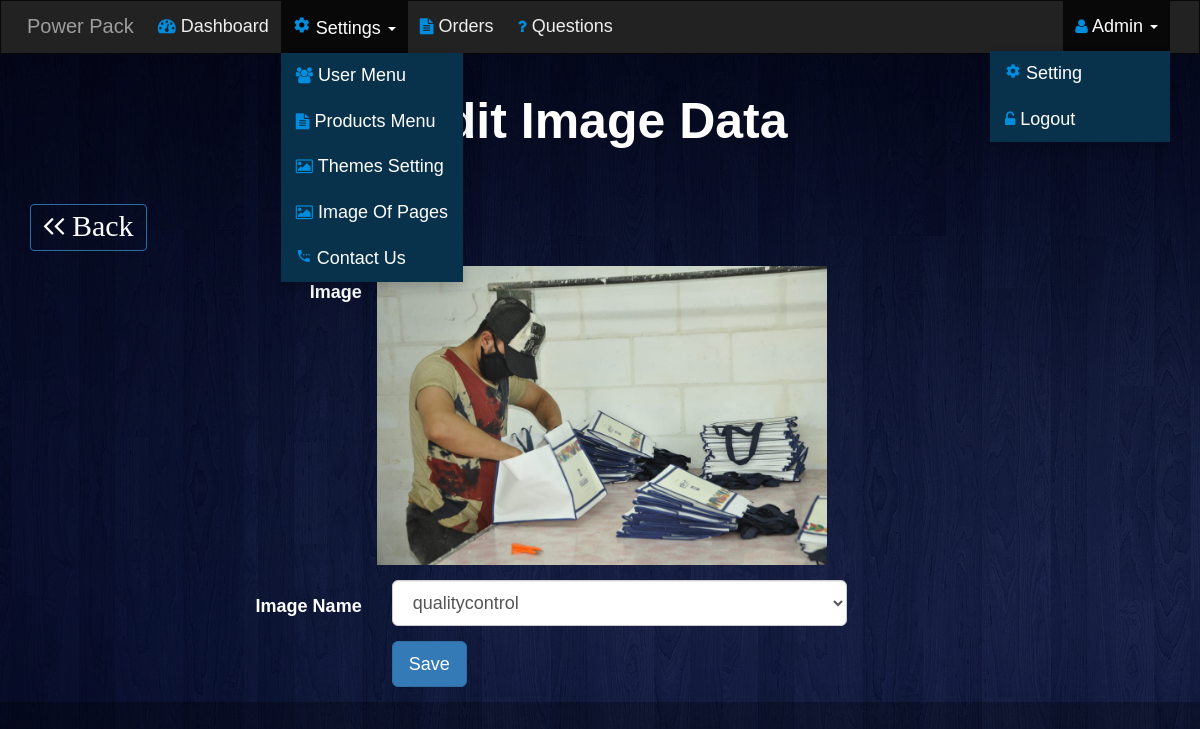
Screenshot of /Admin/image-edit.php?do=Edit&imageid=3 (signed in) with the database file from the repository.
### tables this page shows
CREATE TABLE `imagesofpages` (
  `id` int(11) NOT NULL,
  `imagePath` varchar(255) NOT NULL,
  `GroupId` varchar(255) NOT NULL DEFAULT 'No'
);

### Admin/image-edit.php (the view, shortened to what this page needs)
<?php
    if (isset($_SESSION['Username'])) {
        include 'init.php';
        $do = isset($_GET['do']) ? $_GET['do'] : 'Manage' ;
        if ($do == 'Manage') {
            $stmt = $con->prepare("SELECT * FROM imagesofpages");
            $stmt->execute();
            $rows = $stmt->fetchAll(); ?>
  <?php
        } elseif ($do == 'Edit') {
            $imageid = isset($_GET['imageid']) && is_numeric($_GET['imageid']) ? intval($_GET['imageid']) : 0;
            $stmt = $con->prepare("SELECT * FROM imagesofpages WHERE id = ? LIMIT 1 ");
            $stmt->execute(array($imageid));
            $row = $stmt->fetch();
            if ($stmt-> rowCount() > 0) {
                ?>
    <h1 class="text-center" style="color:#FFF; font-size: 50px; margin: 40px 0px; font-weight: bold;">
    Edit Image Data</h1>
    <div class="container">
    <a href="image.php?do=Manage" class="btn btn-primary"
            style="margin-top:15px;margin-bottom:15px;background-color: transparent;font-size:18px">
            <i class="fa fa-angle-left" style="font-size:30px">&#xf104; Back</i>  </a>
        <form class="form-horizontal" action="image-edit.php?do=Update" method="POST"
        enctype="multipart/form-data">
            <div class="form-group form-group-lg">
               <label class="col-sm-2 control-label">Image</label>
               <?php echo "<img src='Uploades/ImageOfPages/" . $row['imagePath']. "' alt='' width= 450 />";?>
            </div>
            <div class="form-group form-group-lg">
                <label class="col-sm-2 control-label">Image Name</label>
                <div class="col-sm-10 col-md-6">
                <select name="groupid" class="form-control" require>
                    <option><?php echo $row['GroupId'] ?></option>
                </select>
        </div>
				</div>
            <div class="form-group">
               <div class="col-sm-offset-2 col-sm-10">
                   <input type="submit" value="Save" class="btn btn-primary btn-lg"/>
               </div>
            </div>
        </form>
    </div>
      <?php
            } else {
                echo 'No Such ID';
            }
    } else {
        header('Location: index.php');
        exit();
    }
    }

### Admin/Layout/css/backend.css (style rules this page uses)
body { background-color: #F4F4F4; font-size: 18px; background-image: linear-gradient(rgba(0, 0, 0, 0.5), rgba(0, 0, 0, 0.3)), url("../images/back.jpg"); margin: 0; font-family: 'arial'; color: #FFF }
.form-horizontal { margin-left: 200px; }
h1 { font-size: 50px; margin: 40px 0px; font-weight: bold; color: #FFF; }
.form-horizontal .form-group-lg .control-label { color: #FFF; }
.form-horizontal .btn { justify-content: center; }
.btn { background-color: none }

### rows the page displays
imagesofpages: imagePath (picture), groupid "qualitycontrol"

### other values shown
$_SESSION['Username'] "Admin"
